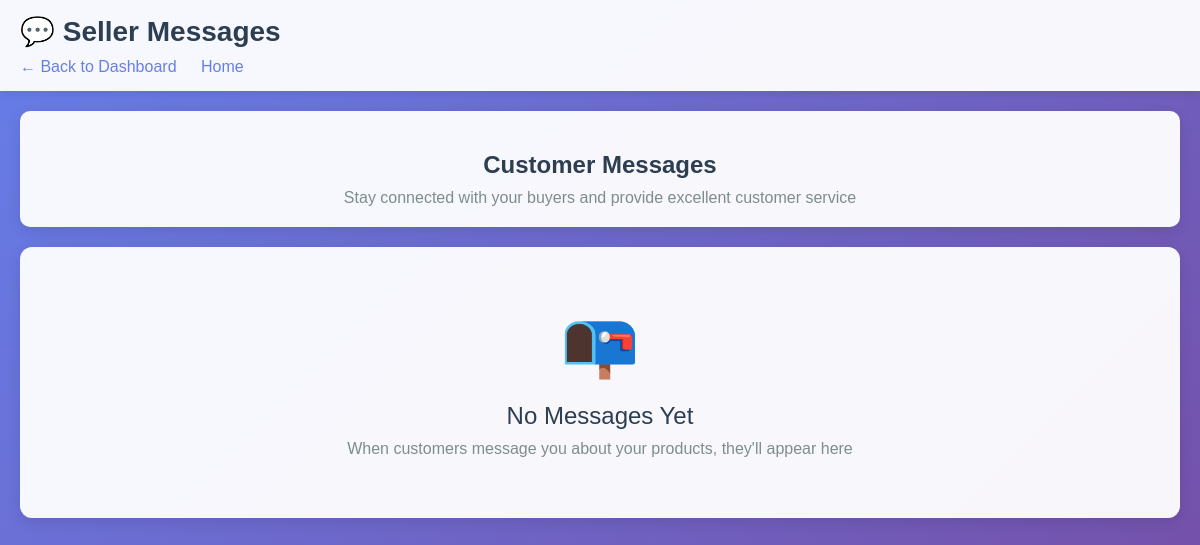
The page /seller/messages (signed in) on the database as committed earlier.
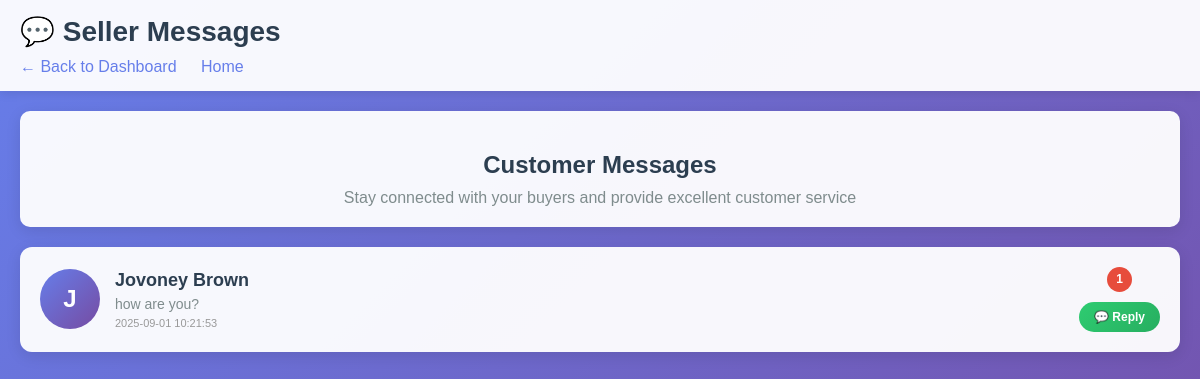
The same page on the database as committed later.
### tables this page shows
CREATE TABLE conversations (
                id INTEGER PRIMARY KEY AUTOINCREMENT,
                buyer_email TEXT NOT NULL,
                seller_email TEXT NOT NULL,
                created_at TIMESTAMP DEFAULT CURRENT_TIMESTAMP,
                last_message_at TIMESTAMP DEFAULT CURRENT_TIMESTAMP,
                UNIQUE(buyer_email, seller_email)
            );

### app.py (the view)
@app.route('/seller/messages')
def seller_messages():
    if 'user' not in session or not session['user'].get('is_seller'):
        return redirect(url_for('login'))
    seller_email = session['user']['email']
    try:
        with get_db() as conn:
            cursor = conn.cursor()
            cursor.execute('''
                SELECT c.id, c.buyer_email, c.last_message_at,
                       u.first_name, u.last_name,
                       (SELECT COUNT(*) FROM messages m
                        WHERE m.conversation_id = c.id
                        AND m.receiver_email = ?
                        AND m.read_status = 0) as unread_count,
                       (SELECT message FROM messages m2
                        WHERE m2.conversation_id = c.id
                        ORDER BY m2.timestamp DESC LIMIT 1) as last_message
                FROM conversations c
                JOIN users u ON c.buyer_email = u.email
                WHERE c.seller_email = ?
                ORDER BY c.last_message_at DESC
            ''', (seller_email, seller_email))
            conversations = []
            for row in cursor.fetchall():
                conversations.append({
                    'id': row['id'],
                    'buyer_email': row['buyer_email'],
                    'buyer_name': f"{row['first_name']} {row['last_name']}",
                    'last_message': row['last_message'],
                    'last_message_at': row['last_message_at'],
                    'unread_count': row['unread_count'] or 0
                })
        cart_data = get_cart_items()
        return render_template(
            'seller_messages.html',
            conversations=conversations,
            user=session['user'],
            cart_items=cart_data['items'],
            cart_total=cart_data['total'],
            discount=cart_data['discount'],
            cart_item_count=cart_data['cart_item_count']
        )
    except Exception as e:
        logger.error(f"Error in seller_messages: {e}")
        return redirect(url_for('seller_dashboard'))

### app.py (called while the page is built)
@app.context_processor
def inject_csrf_token():
    return dict(csrf_token=generate_csrf)

@app.context_processor
def inject_csrf_token():
    return dict(csrf_token=generate_csrf)

def get_db():
    conn = sqlite3.connect('zo-zi.db')
    conn.row_factory = sqlite3.Row
    return conn

@app.context_processor
def inject_messaging_links():
    messaging_links = {}
    if 'user' in session:
        if session['user'].get('is_seller'):
            messaging_links['seller_messages'] = url_for('seller_messages')
        else:
            messaging_links['buyer_messages'] = url_for('buyer_messages')
    return messaging_links

### templates/seller_messages.html (shortened to what this page needs)
<!DOCTYPE html>
<html lang="en">
<head>
</head>
<body>
    <div class="header">
        <h1>💬 Seller Messages</h1>
        <div class="nav-links">
            <a href="{{ url_for('seller_dashboard') }}">← Back to Dashboard</a>
            <a href="{{ url_for('index') }}">Home</a>
        </div>
    </div>
    <div class="messages-container">
        <div class="messages-header">
            <h2>Customer Messages</h2>
            <p>Stay connected with your buyers and provide excellent customer service</p>
        </div>
        {% if conversations %}
            <div class="conversations-list">
                {% for conv in conversations %}
                    <div class="conversation-card" data-buyer-email="{{ conv.buyer_email }}">
                        <div class="buyer-avatar">
                            {{ conv.buyer_name[0].upper() if conv.buyer_name else 'B' }}
                        </div>
                        <div class="conversation-info">
                            <div class="buyer-name">{{ conv.buyer_name }}</div>
                            <div class="last-message">
                                {{ conv.last_message[:50] + '...' if conv.last_message and conv.last_message|length > 50 else (conv.last_message or 'No messages yet') }}
                            </div>
                            <div class="message-time">
                                {% if conv.last_message_at %}
                                    {{ moment(conv.last_message_at).fromNow() if moment else conv.last_message_at }}
                                {% else %}
                                    Recently
                                {% endif %}
                            </div>
                        </div>
                        <div class="conversation-actions">
                            {% if conv.unread_count > 0 %}
                                <div class="unread-badge">{{ conv.unread_count }}</div>
                            {% endif %}
                            <button class="reply-btn" onclick="openChat('{{ conv.buyer_email }}', '{{ conv.buyer_name }}')">
                                💬 Reply
                            </button>
                        </div>
                    </div>
                {% endfor %}
            </div>
        {% else %}
            <div class="empty-messages">
                <div class="empty-icon">📭</div>
                <div class="empty-title">No Messages Yet</div>
                <div class="empty-text">When customers message you about your products, they'll appear here</div>
            </div>
        {% endif %}
    </div>
</body>
</html>

Rows that differ between the two databases and show on the page:
added conversations: buyer_name "J", buyer_name "Jovoney Brown", last_message "how are you?", last_message_at "2025-09-01 10:21:53", unread_count "1"
Other text that changed with them:
text no longer shown: "📭 No Messages Yet When customers message you about your products, they'll appear here"
